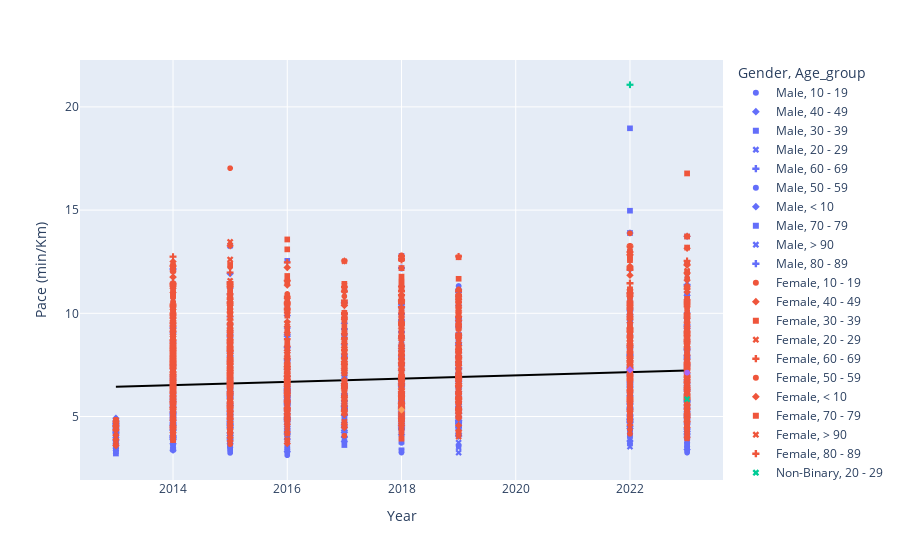

This figure's notebook cell:
### Code cell
#Trendline and Scatter plot for Pace
fig6 = px.scatter(df, x="Year", y="Pace (min/Km)", symbol="Age_group", color="Gender", 
                  trendline="ols", trendline_scope="overall", trendline_color_override="black")
fig6.show()

# Export the image to a BytesIO object
img_bytes_speed4 = pio.to_image(fig6, format='png')

# Display the image in the notebook using IPython's Image class
Image(img_bytes_speed4)

### Figure 1 — Plotly figure (JSON) as saved in the notebook; plotly's stock layout.template omitted (floating-point values rounded to 4 significant figures; data arrays with more than 128 entries replaced by an {"elided": "..."} marker saying what was removed)
{"data": [{"hovertemplate": "Gender=Male<br>Age_group=10 - 19<br>Year=%{x}<br>Pace (min/Km)=%{y}<extra></extra>", "legendgroup": "Male, 10 - 19", "marker": {"color": "#636efa", "symbol": "circle"}, "mode": "markers", "name": "Male, 10 - 19", "showlegend": true, "type": "scattergl", "x": {"elided": "213 int values"}, "xaxis": "x", "y": {"elided": "213 float values"}, "yaxis": "y"}, {"hovertemplate": "Gender=Male<br>Age_group=40 - 49<br>Year=%{x}<br>Pace (min/Km)=%{y}<extra></extra>", "legendgroup": "Male, 40 - 49", "marker": {"color": "#636efa", "symbol": "diamond"}, "mode": "markers", "name": "Male, 40 - 49", "showlegend": true, "type": "scattergl", "x": {"elided": "371 int values"}, "xaxis": "x", "y": {"elided": "371 float values"}, "yaxis": "y"}, {"hovertemplate": "Gender=Male<br>Age_group=30 - 39<br>Year=%{x}<br>Pace (min/Km)=%{y}<extra></extra>", "legendgroup": "Male, 30 - 39", "marker": {"color": "#636efa", "symbol": "square"}, "mode": "markers", "name": "Male, 30 - 39", "showlegend": true, "type": "scattergl", "x": {"elided": "381 int values"}, "xaxis": "x", "y": {"elided": "381 float values"}, "yaxis": "y"}, {"hovertemplate": "Gender=Male<br>Age_group=20 - 29<br>Year=%{x}<br>Pace (min/Km)=%{y}<extra></extra>", "legendgroup": "Male, 20 - 29", "marker": {"color": "#636efa", "symbol": "x"}, "mode": "markers", "name": "Male, 20 - 29", "showlegend": true, "type": "scattergl", "x": {"elided": "197 int values"}, "xaxis": "x", "y": {"elided": "197 float values"}, "yaxis": "y"}, {"hovertemplate": "Gender=Male<br>Age_group=60 - 69<br>Year=%{x}<br>Pace (min/Km)=%{y}<extra></extra>", "legendgroup": "Male, 60 - 69", "marker": {"color": "#636efa", "symbol": "cross"}, "mode": "markers", "name": "Male, 60 - 69", "showlegend": true, "type": "scattergl", "x": {"elided": "197 int values"}, "xaxis": "x", "y": {"elided": "197 float values"}, "yaxis": "y"}, {"hovertemplate": "Gender=Male<br>Age_group=50 - 59<br>Year=%{x}<br>Pace (min/Km)=%{y}<extra></extra>", "legendgroup": "Male, 50 - 59", "marker": {"color": "#636efa", "symbol": "circle"}, "mode": "markers", "name": "Male, 50 - 59", "showlegend": true, "type": "scattergl", "x": {"elided": "352 int values"}, "xaxis": "x", "y": {"elided": "352 float values"}, "yaxis": "y"}, {"hovertemplate": "Gender=Male<br>Age_group=< 10<br>Year=%{x}<br>Pace (min/Km)=%{y}<extra></extra>", "legendgroup": "Male, < 10", "marker": {"color": "#636efa", "symbol": "diamond"}, "mode": "markers", "name": "Male, < 10", "showlegend": true, "type": "scattergl", "x": [2023, 2023, 2023, 2023, 2023, 2023, 2023, 2023, 2023, 2023, 2023, 2023, 2023, 2022, 2022, 2022, 2022, 2022, 2022, 2022, 2022, 2022, 2022, 2022, 2022, 2022, 2022, 2022, 2022, 2022, 2022, 2022, 2022, 2022, 2019, 2019, 2019, 2018, 2018, 2018, 2018, 2017, 2016, 2016, 2016, 2016, 2016, 2015, 2015, 2015, 2015, 2015, 2015, 2015, 2015, 2015, 2014, 2014, 2014, 2014, 2014, 2014, 2014, 2014], "xaxis": "x", "y": [5.17, 5.55, 5.77, 5.777, 6.313, 7.477, 7.83, 7.97, 8.213, 8.237, 8.62, 8.627, 13.73, 4.413, 6.263, 6.537, 7.273, 7.363, 7.523, 7.703, 7.967, 7.983, 8.27, 8.373, 8.437, 9.27, 9.543, 9.727, 9.843, 10.53, 10.97, 11, 12.13, 13.89, 5.163, 8.24, 6.195, 5.617, 7.443, 7.567, 5.45, 6.11, 4.863, 4.917, 6.18, 8.21, 8.893, 5.057, 5.407, 6.11, 6.133, 6.64, 9.167, 4.882, 4.922, 6.128, 3.89, 3.997, 4.55, 4.72, 5.727, 5.947, 6.92, 7.453], "yaxis": "y"}, {"hovertemplate": "Gender=Male<br>Age_group=70 - 79<br>Year=%{x}<br>Pace (min/Km)=%{y}<extra></extra>", "legendgroup": "Male, 70 - 79", "marker": {"color": "#636efa", "symbol": "square"}, "mode": "markers", "name": "Male, 70 - 79", "showlegend": true, "type": "scattergl", "x": [2023, 2023, 2023, 2023, 2023, 2023, 2023, 2023, 2023, 2023, 2023, 2023, 2022, 2022, 2022, 2022, 2022, 2022, 2022, 2022, 2022, 2022, 2022, 2019, 2019, 2019, 2019, 2019, 2019, 2019, 2019, 2019, 2019, 2019, 2019, 2019, 2019, 2019, 2019, 2019, 2019, 2018, 2018, 2018, 2018, 2018, 2018, 2018, 2018, 2018, 2018, 2018, 2018, 2018, 2018, 2018, 2017, 2017, 2017, 2017, 2017, 2017, 2017, 2017, 2017, 2017, 2017, 2017, 2017, 2016, 2016, 2016, 2016, 2016, 2016, 2016, 2016, 2016, 2016, 2016, 2016, 2016, 2015, 2015, 2015, 2015, 2015, 2015, 2015, 2015, 2015, 2015, 2014, 2014, 2014, 2014], "xaxis": "x", "y": [5.653, 6.227, 6.777, 6.91, 8.283, 8.543, 9.873, 12.45, 13.73, 5.3, 8.6, 10.86, 5.16, 5.69, 6.867, 7.03, 7.043, 7.097, 7.12, 7.183, 9.547, 6.745, 6.847, 4.697, 5.603, 6.233, 6.257, 7.077, 7.15, 8.453, 8.643, 8.67, 8.963, 9.333, 10.65, 10.86, 5.673, 5.85, 6.748, 6.857, 7.117, 5.557, 6.147, 6.497, 7.157, 7.623, 8.917, 9.17, 12.78, 4.908, 5.363, 5.783, 5.855, 6.273, 7.215, 10.36, 6.437, 6.59, 6.96, 7.283, 7.73, 8.83, 11.13, 5.418, 5.767, 5.998, 6.483, 7.132, 7.16, 5.75, 6.153, 6.447, 6.577, 7.933, 8.17, 12.54, 5.762, 5.805, 6.525, 6.76, 7.428, 7.563, 5.79, 5.95, 6.173, 6.537, 7.917, 5.482, 6.672, 7.105, 7.168, 7.913, 6.857, 8.27, 6.133, 6.23], "yaxis": "y"}, {"hovertemplate": "Gender=Male<br>Age_group=> 90<br>Year=%{x}<br>Pace (min/Km)=%{y}<extra></extra>", "legendgroup": "Male, > 90", "marker": {"color": "#636efa", "symbol": "x"}, "mode": "markers", "name": "Male, > 90", "showlegend": true, "type": "scattergl", "x": [2023, 2022], "xaxis": "x", "y": [8.057, 8.87], "yaxis": "y"}, {"hovertemplate": "Gender=Male<br>Age_group=80 - 89<br>Year=%{x}<br>Pace (min/Km)=%{y}<extra></extra>", "legendgroup": "Male, 80 - 89", "marker": {"color": "#636efa", "symbol": "cross"}, "mode": "markers", "name": "Male, 80 - 89", "showlegend": true, "type": "scattergl", "x": [2023, 2022, 2018, 2017, 2017, 2016, 2016, 2015, 2014], "xaxis": "x", "y": [9.05, 10.23, 6.57, 10.52, 6.793, 5.953, 6.215, 6.005, 8.447], "yaxis": "y"}, {"hovertemplate": "Gender=Female<br>Age_group=10 - 19<br>Year=%{x}<br>Pace (min/Km)=%{y}<extra></extra>", "legendgroup": "Female, 10 - 19", "marker": {"color": "#EF553B", "symbol": "circle"}, "mode": "markers", "name": "Female, 10 - 19", "showlegend": true, "type": "scattergl", "x": {"elided": "162 int values"}, "xaxis": "x", "y": {"elided": "162 float values"}, "yaxis": "y"}, {"hovertemplate": "Gender=Female<br>Age_group=40 - 49<br>Year=%{x}<br>Pace (min/Km)=%{y}<extra></extra>", "legendgroup": "Female, 40 - 49", "marker": {"color": "#EF553B", "symbol": "diamond"}, "mode": "markers", "name": "Female, 40 - 49", "showlegend": true, "type": "scattergl", "x": {"elided": "510 int values"}, "xaxis": "x", "y": {"elided": "510 float values"}, "yaxis": "y"}, {"hovertemplate": "Gender=Female<br>Age_group=30 - 39<br>Year=%{x}<br>Pace (min/Km)=%{y}<extra></extra>", "legendgroup": "Female, 30 - 39", "marker": {"color": "#EF553B", "symbol": "square"}, "mode": "markers", "name": "Female, 30 - 39", "showlegend": true, "type": "scattergl", "x": {"elided": "452 int values"}, "xaxis": "x", "y": {"elided": "452 float values"}, "yaxis": "y"}, {"hovertemplate": "Gender=Female<br>Age_group=20 - 29<br>Year=%{x}<br>Pace (min/Km)=%{y}<extra></extra>", "legendgroup": "Female, 20 - 29", "marker": {"color": "#EF553B", "symbol": "x"}, "mode": "markers", "name": "Female, 20 - 29", "showlegend": true, "type": "scattergl", "x": {"elided": "330 int values"}, "xaxis": "x", "y": {"elided": "330 float values"}, "yaxis": "y"}, {"hovertemplate": "Gender=Female<br>Age_group=60 - 69<br>Year=%{x}<br>Pace (min/Km)=%{y}<extra></extra>", "legendgroup": "Female, 60 - 69", "marker": {"color": "#EF553B", "symbol": "cross"}, "mode": "markers", "name": "Female, 60 - 69", "showlegend": true, "type": "scattergl", "x": {"elided": "231 int values"}, "xaxis": "x", "y": {"elided": "231 float values"}, "yaxis": "y"}, {"hovertemplate": "Gender=Female<br>Age_group=50 - 59<br>Year=%{x}<br>Pace (min/Km)=%{y}<extra></extra>", "legendgroup": "Female, 50 - 59", "marker": {"color": "#EF553B", "symbol": "circle"}, "mode": "markers", "name": "Female, 50 - 59", "showlegend": true, "type": "scattergl", "x": {"elided": "349 int values"}, "xaxis": "x", "y": {"elided": "349 float values"}, "yaxis": "y"}, {"hovertemplate": "Gender=Female<br>Age_group=< 10<br>Year=%{x}<br>Pace (min/Km)=%{y}<extra></extra>", "legendgroup": "Female, < 10", "marker": {"color": "#EF553B", "symbol": "diamond"}, "mode": "markers", "name": "Female, < 10", "showlegend": true, "type": "scattergl", "x": [2023, 2023, 2023, 2023, 2023, 2023, 2022, 2022, 2022, 2022, 2022, 2022, 2022, 2019, 2019, 2018, 2018, 2018, 2018, 2018, 2018, 2018, 2017, 2016, 2016, 2016, 2016, 2015, 2015, 2015, 2015, 2014, 2014, 2014, 2014, 2014, 2014, 2014, 2014, 2014, 2014, 2014], "xaxis": "x", "y": [5.117, 6.42, 7.563, 8.933, 9.743, 9.983, 5.357, 7.667, 8.65, 9.72, 9.783, 10.37, 12.84, 8.423, 10.65, 6.097, 7.577, 8.297, 9.277, 9.823, 10.26, 10.56, 10.38, 3.687, 5.367, 6.863, 7.583, 6.203, 6.59, 7.677, 8.347, 4.8, 5.713, 6.013, 6.413, 8.213, 8.56, 9.49, 11.42, 11.75, 12.51, 6.487], "yaxis": "y"}, {"hovertemplate": "Gender=Female<br>Age_group=70 - 79<br>Year=%{x}<br>Pace (min/Km)=%{y}<extra></extra>", "legendgroup": "Female, 70 - 79", "marker": {"color": "#EF553B", "symbol": "square"}, "mode": "markers", "name": "Female, 70 - 79", "showlegend": true, "type": "scattergl", "x": [2023, 2023, 2023, 2023, 2023, 2023, 2023, 2023, 2023, 2023, 2022, 2022, 2022, 2022, 2022, 2022, 2022, 2022, 2022, 2022, 2019, 2019, 2019, 2019, 2019, 2019, 2019, 2019, 2019, 2019, 2019, 2019, 2019, 2018, 2018, 2018, 2018, 2018, 2018, 2018, 2018, 2018, 2018, 2018, 2017, 2017, 2017, 2017, 2017, 2017, 2017, 2016, 2016, 2016, 2016, 2016, 2016, 2016, 2016, 2016, 2016, 2015, 2015, 2015, 2015, 2015, 2015, 2014, 2014], "xaxis": "x", "y": [6.183, 6.22, 7.073, 7.2, 8.787, 11.26, 11.98, 12.45, 13.18, 13.72, 6.723, 7.887, 10.39, 10.97, 11.13, 11.17, 12.67, 12.97, 7.403, 9.035, 8.277, 9.827, 9.93, 10.11, 10.48, 10.49, 10.85, 11.67, 12.71, 7.115, 7.927, 7.94, 7.997, 7.82, 8.02, 8.923, 8.933, 9.22, 11.21, 11.78, 12.19, 12.19, 7.718, 8.192, 6.503, 7.18, 8.667, 10.02, 11.14, 11.43, 8.163, 6.563, 8.337, 8.45, 8.483, 9.033, 10.22, 10.84, 11.45, 11.81, 7.888, 6.563, 7.977, 8.16, 10.39, 10.84, 6.035, 7.06, 9.617], "yaxis": "y"}, {"hovertemplate": "Gender=Female<br>Age_group=> 90<br>Year=%{x}<br>Pace (min/Km)=%{y}<extra></extra>", "legendgroup": "Female, > 90", "marker": {"color": "#EF553B", "symbol": "x"}, "mode": "markers", "name": "Female, > 90", "showlegend": true, "type": "scattergl", "x": [2023], "xaxis": "x", "y": [12.06], "yaxis": "y"}, {"hovertemplate": "Gender=Female<br>Age_group=80 - 89<br>Year=%{x}<br>Pace (min/Km)=%{y}<extra></extra>", "legendgroup": "Female, 80 - 89", "marker": {"color": "#EF553B", "symbol": "cross"}, "mode": "markers", "name": "Female, 80 - 89", "showlegend": true, "type": "scattergl", "x": [2023, 2023, 2023, 2023, 2022, 2022, 2022, 2019, 2019, 2018, 2017, 2016, 2015, 2015, 2015, 2014, 2014], "xaxis": "x", "y": [8.737, 8.983, 9.083, 8.665, 8.45, 10.28, 8.892, 9.83, 11.06, 11.06, 8.81, 8.747, 8.663, 11.47, 11.98, 9.383, 11.33], "yaxis": "y"}, {"hovertemplate": "Gender=Non-Binary<br>Age_group=20 - 29<br>Year=%{x}<br>Pace (min/Km)=%{y}<extra></extra>", "legendgroup": "Non-Binary, 20 - 29", "marker": {"color": "#00cc96", "symbol": "x"}, "mode": "markers", "name": "Non-Binary, 20 - 29", "showlegend": true, "type": "scattergl", "x": [2023], "xaxis": "x", "y": [5.837], "yaxis": "y"}, {"hovertemplate": "Gender=Non-Binary<br>Age_group=80 - 89<br>Year=%{x}<br>Pace (min/Km)=%{y}<extra></extra>", "legendgroup": "Non-Binary, 80 - 89", "marker": {"color": "#00cc96", "symbol": "cross"}, "mode": "markers", "name": "Non-Binary, 80 - 89", "showlegend": true, "type": "scattergl", "x": [2022], "xaxis": "x", "y": [21.07], "yaxis": "y"}, {"hovertemplate": "Gender=No Answer<br>Age_group=10 - 19<br>Year=%{x}<br>Pace (min/Km)=%{y}<extra></extra>", "legendgroup": "No Answer, 10 - 19", "marker": {"color": "#ab63fa", "symbol": "circle"}, "mode": "markers", "name": "No Answer, 10 - 19", "showlegend": true, "type": "scattergl", "x": [2023], "xaxis": "x", "y": [7.127], "yaxis": "y"}, {"hovertemplate": "Gender=No Answer<br>Age_group=40 - 49<br>Year=%{x}<br>Pace (min/Km)=%{y}<extra></extra>", "legendgroup": "No Answer, 40 - 49", "marker": {"color": "#ab63fa", "symbol": "diamond"}, "mode": "markers", "name": "No Answer, 40 - 49", "showlegend": true, "type": "scattergl", "x": [2022], "xaxis": "x", "y": [7.267], "yaxis": "y"}, {"hovertemplate": "Gender=Unknown<br>Age_group=< 10<br>Year=%{x}<br>Pace (min/Km)=%{y}<extra></extra>", "legendgroup": "Unknown, < 10", "marker": {"color": "#FFA15A", "symbol": "diamond"}, "mode": "markers", "name": "Unknown, < 10", "showlegend": true, "type": "scattergl", "x": [2018], "xaxis": "x", "y": [5.32], "yaxis": "y"}, {"hovertemplate": "<b>OLS trendline</b><br>Pace (min/Km) = 0.078919 * Year + -152.424<br>R<sup>2</sup>=0.014974<br><br>Year=%{x}<br>Pace (min/Km)=%{y} <b>(trend)</b><extra></extra>", "legendgroup": "Overall Trendline", "line": {"color": "black"}, "mode": "lines", "name": "Overall Trendline", "showlegend": true, "type": "scatter", "x": {"elided": "4051 int values"}, "xaxis": "x", "y": {"elided": "4051 float values"}, "yaxis": "y"}], "layout": {"legend": {"title": {"text": "Gender, Age_group"}, "tracegroupgap": 0}, "margin": {"t": 60}, "xaxis": {"anchor": "y", "domain": [0, 1], "title": {"text": "Year"}}, "yaxis": {"anchor": "x", "domain": [0, 1], "title": {"text": "Pace (min/Km)"}}}}
